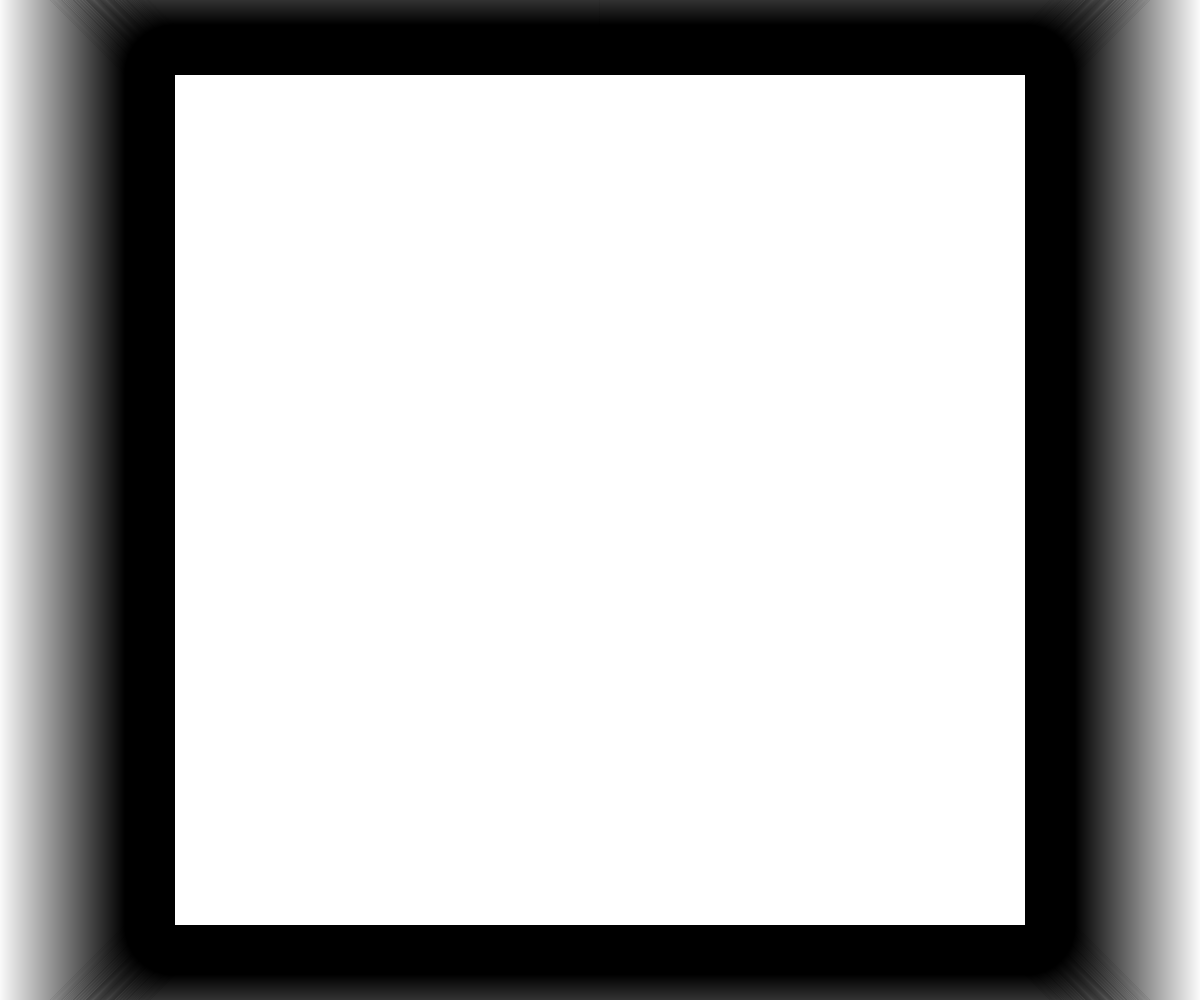
Frame 1 (no input)
Frame 60 (no input): identical to frame 1, image omitted
Frame 120 (the mouse pressed at the canvas centre since frame 60): identical to frame 1, image omitted

The p5.js sketch that drew this single still picture (run headless with seeded random() and noise() and a simulated clock; from frame 60 on, the mouse is pressed at the canvas centre):

// p5.js sketch
// ── sketch.js
//https://massmoca.org/event/walldrawing1260/
//1260: Square without a square
function setup() {
	createCanvas(windowWidth, windowHeight);
	background(255);
	stroke(0);
	noFill();
	rectMode(CENTER);
	strokeWeight(250);
	
	rect(windowWidth/2, windowHeight/2, 1100,1100, 30);
	
	
			for(var i =0; i < 255; i++){
				stroke(i);
				strokeWeight(1);
				noFill();
				rect(windowWidth/2, windowHeight/2,950+i ,950+i,50);
			}
	
	

}

function draw() {
	
	
}
